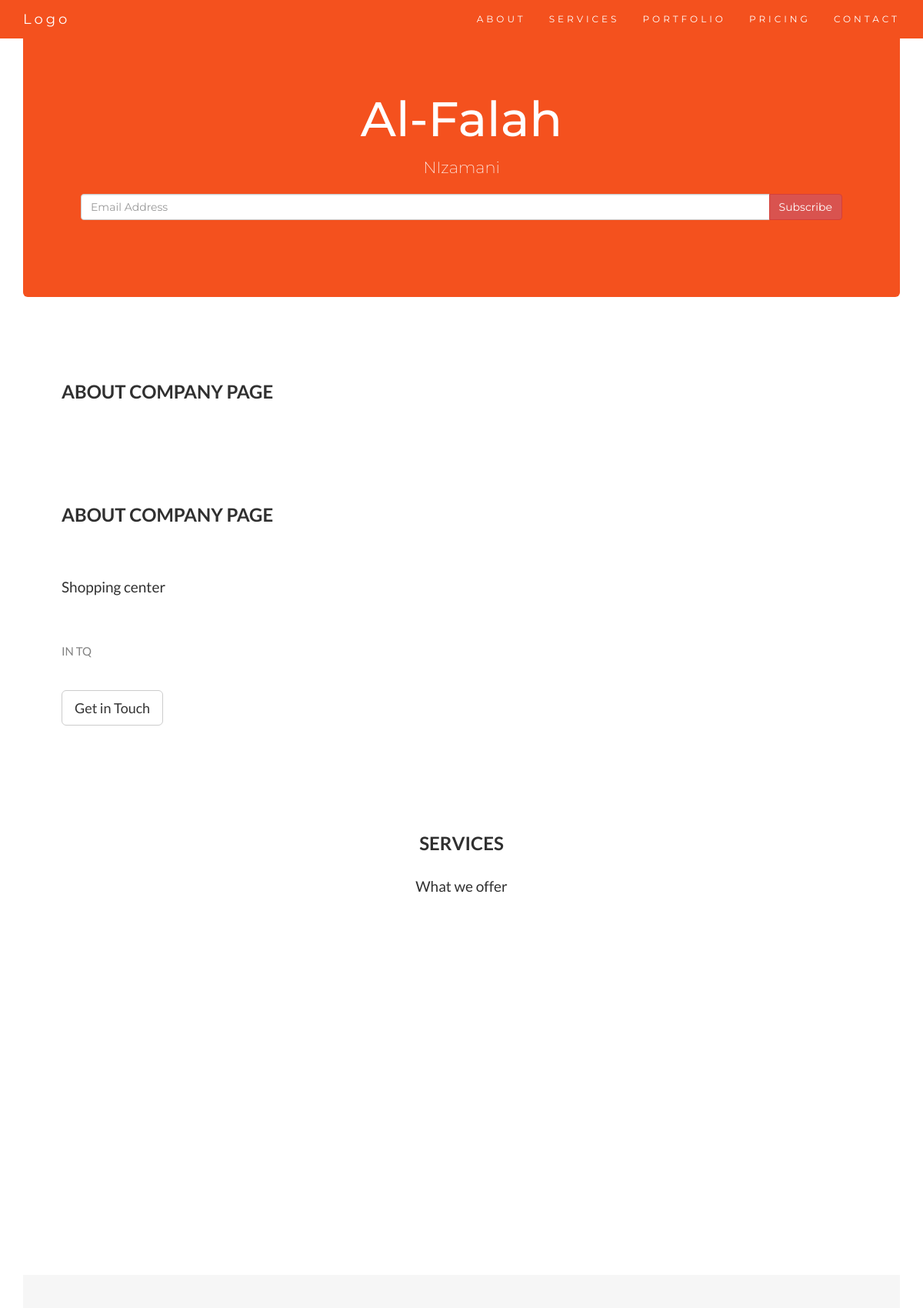
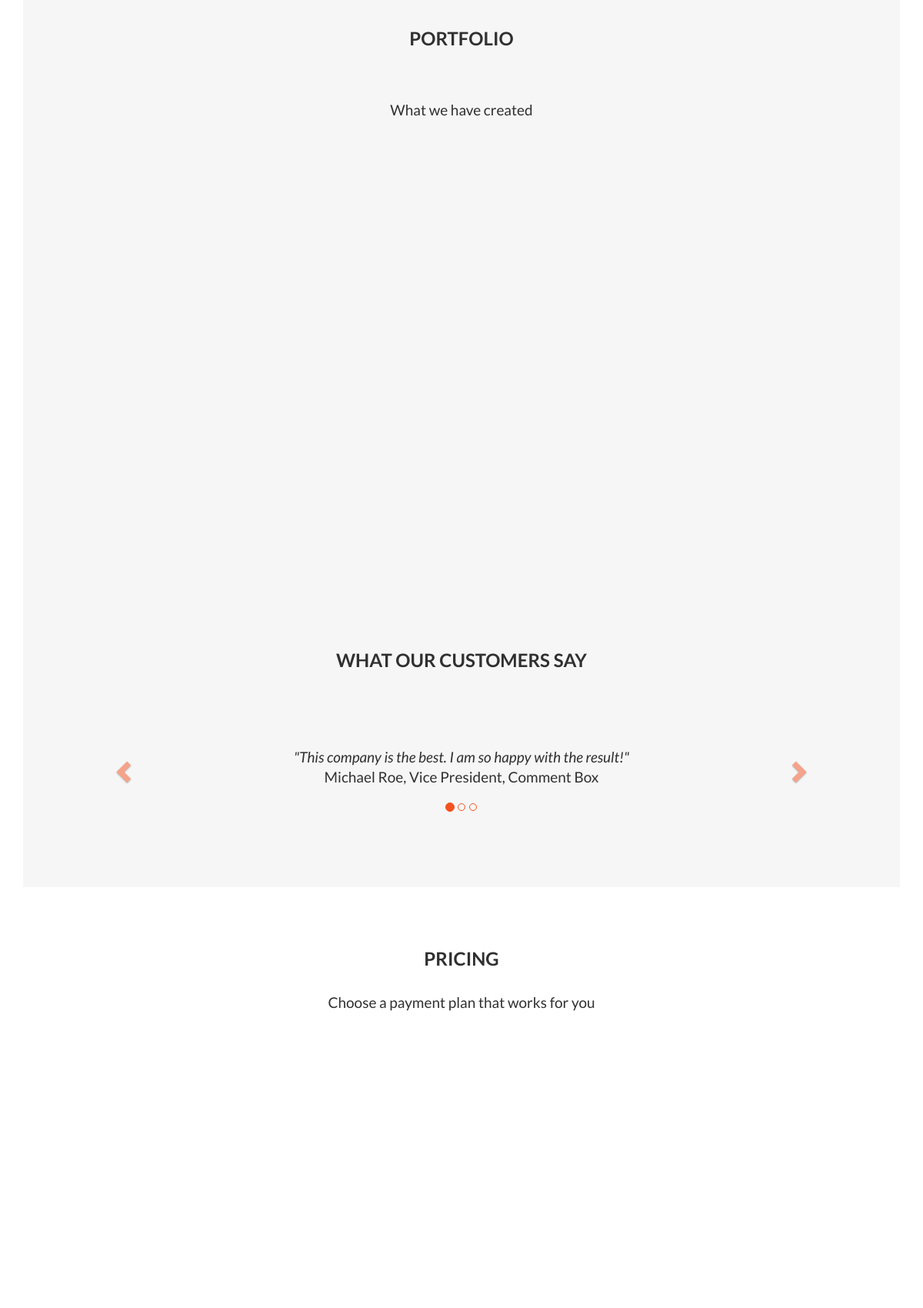
The page /helloapp/ (upper part) on the database its author committed (2 pictures, top to bottom).
### helloapp/models.py (models this page shows, shortened)
class Data(models.Model):
    name = models.CharField(max_length=15, default="")
    body = models.CharField(max_length=15, default="")
    subtitle = models.CharField(max_length=35, default="")
    about_des = models.CharField(max_length=240, default="")
    about_ful_des = models.CharField(max_length=1200, default="")
    image1 = models.ImageField(upload_to="helloapp/images",default="")
    image_title1 = models.CharField(max_length=15, default="")
    image2 = models.ImageField(upload_to="helloapp/images",default="")
    image_title2 = models.CharField(max_length=15, default="")
    image3 = models.ImageField(upload_to="helloapp/images",default="")
    image_title3 = models.CharField(max_length=15, default="")

### helloapp/views.py (the view)
# urls.py: path('', views.index, name="helloworld"),
def index(request):
    info = Data.objects.all()
    a = {
        "data": info
    }
    return render(request, "index.html", a)

### templates/index.html (shortened to what this page needs)
<!DOCTYPE html>
<html lang="en">
<head>
  <link rel="stylesheet" href="https://maxcdn.bootstrapcdn.com/bootstrap/3.4.1/css/bootstrap.min.css">
</head>
<body id="myPage" data-spy="scroll" data-target=".navbar" data-offset="60">
<nav class="navbar navbar-default navbar-fixed-top">
  <div class="container">
    <div class="navbar-header">
      <a class="navbar-brand" href="#myPage">Logo</a>
    </div>
    <div class="collapse navbar-collapse" id="myNavbar">
      <ul class="nav navbar-nav navbar-right">
        <li><a href="#about">ABOUT</a></li>
        <li><a href="#services">SERVICES</a></li>
        <li><a href="#portfolio">PORTFOLIO</a></li>
        <li><a href="#pricing">PRICING</a></li>
        <li><a href="#contact">CONTACT</a></li>
      </ul>
    </div>
  </div>
</nav>
  <div class="container">
<div class="jumbotron text-center">
	{% for data in data %}
  <h1>{{data.name}}</h1>
  <p>{{data.subtitle}} </p>
  {% endfor %}
  <div class="container">
  <form>
    <div class="input-group">
      <input type="email" class="form-control" size="50" placeholder="Email Address" required>
      <div class="input-group-btn">
        <button type="button" class="btn btn-danger">Subscribe</button>
      </div>
    </div>
  </form>
</div>
</div>
<div id="about" class="container-fluid">
  <div class="row">
    <div class="col-sm-8">
    		{% for data in data %}
      <h2>About Company Page</h2><br>
      <h4>{{data.about_des}}</h4><br>
      <p>{{data.about_ful_des}}</p>
      {% endfor %}
      <br><button class="btn btn-default btn-lg">Get in Touch</button>
    </div>
  </div>
</div>
<div id="services" class="container-fluid text-center">
  <h2>SERVICES</h2>
  <h4>What we offer</h4>
  <br>
  <br><br>
</div>
<div id="portfolio" class="container-fluid text-center bg-grey">
  <h2>Portfolio</h2><br>
  <h4>What we have created</h4>
<br>
  <h2>What our customers say</h2>
  <div id="myCarousel" class="carousel slide text-center" data-ride="carousel">
    <ol class="carousel-indicators">
      <li data-target="#myCarousel" data-slide-to="0" class="active"></li>
      <li data-target="#myCarousel" data-slide-to="1"></li>
      <li data-target="#myCarousel" data-slide-to="2"></li>
    </ol>
    <div class="carousel-inner" role="listbox">
      <div class="item active">
        <h4>"This company is the best. I am so happy with the result!"<br><span>Michael Roe, Vice President, Comment Box</span></h4>
      </div>
    </div>
    <a class="left carousel-control" href="#myCarousel" role="button" data-slide="prev">
      <span class="glyphicon glyphicon-chevron-left" aria-hidden="true"></span>
    </a>
    <a class="right carousel-control" href="#myCarousel" role="button" data-slide="next">
      <span class="glyphicon glyphicon-chevron-right" aria-hidden="true"></span>
    </a>
  </div>
</div>
<div id="pricing" class="container-fluid">
  <div class="text-center">
    <h2>Pricing</h2>
    <h4>Choose a payment plan that works for you</h4>
  </div>
</div>
</body>
</html>

### templates/index.html (style rules this page uses)
body { font: 400 15px Lato, sans-serif; line-height: 1.8; color: #818181; }
h2 { font-size: 24px; text-transform: uppercase; color: #303030; font-weight: 600; margin-bottom: 30px; }
h4 { font-size: 19px; line-height: 1.375em; color: #303030; font-weight: 400; margin-bottom: 30px; }
.jumbotron { background-color: #f4511e; color: #fff; padding: 100px 25px; font-family: Montserrat, sans-serif; }
.container-fluid { padding: 60px 50px; }
.bg-grey { background-color: #f6f6f6; }
.carousel-control.right, .carousel-control.left { background-image: none; color: #f4511e; }
.carousel-indicators li { border-color: #f4511e; }
.carousel-indicators li.active { background-color: #f4511e; }
.item h4 { font-size: 19px; line-height: 1.375em; font-weight: 400; font-style: italic; margin: 70px 0; }
.item span { font-style: normal; }
.navbar { margin-bottom: 0; background-color: #f4511e; z-index: 9999; border: 0; font-size: 12px !important; line-height: 1.42857143 !important; letter-spacing: 4px; border-radius: 0; font-family: Montserrat, sans-serif; }
.navbar li a, .navbar .navbar-brand { color: #fff !important; }
.slide { animation-name: slide; -webkit-animation-name: slide; animation-duration: 1s; -webkit-animation-duration: 1s; visibility: visible; }

### rows shown on the page
Data: name "Al-Falah", subtitle "NIzamani", about_des "Shopping center", about_ful_des "IN TQ"
